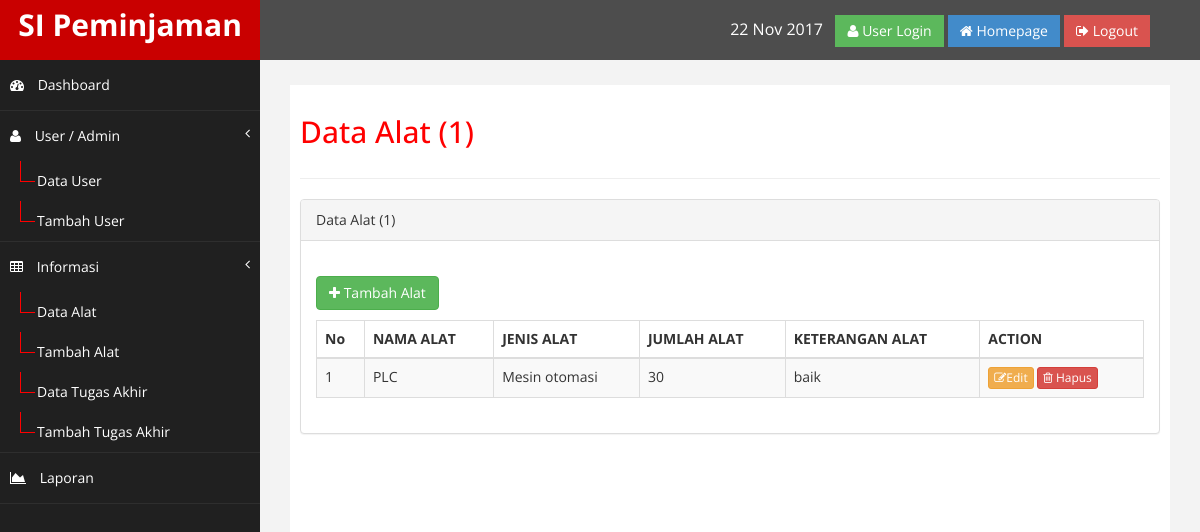
/index.php/admin/informasi, run on the app's committed database.
### tables this page shows
CREATE TABLE `ALAT` (
  `ID_ALAT` int(11) NOT NULL,
  `NAMA_ALAT` varchar(30) DEFAULT NULL,
  `JENIS_ALAT` varchar(30) DEFAULT NULL,
  `JUMLAH_ALAT` int(11) DEFAULT NULL,
  `KETERANGAN_ALAT` varchar(10) DEFAULT NULL
);

### application/views/admin/layout/content.php (called while the page is built)
<?php
	if ($isi) {
		$this->load->view($isi);
	}

### application/views/admin/layout/wrapper.php (called while the page is built)
<?php
require_once('head.php');
require_once('header.php');
require_once('nav.php');
require_once('content.php');
require_once('footer.php');

### application/controllers/admin/Informasi.php (called while the page is built, shortened)
<?php
class Informasi extends CI_Controller {
	public function __construct()
	{
		$this->load->model('informasi_model');
	}
	public function index()
	{
		$alat = $this->informasi_model->listing();
		$data = array('title' => 'Data Alat ('.count($alat).')', 'alat' => $alat, 'isi' => 'admin/informasi/list');
		$this->load->view('admin/layout/wrapper', $data, FALSE);
	}
}

### index.php (called while the page is built, shortened)
<?php
require_once BASEPATH.'core/CodeIgniter.php';

### application/models/Informasi_model.php (called while the page is built, shortened)
<?php
class Informasi_model extends CI_Model {
	public function listing()
	{
		$this->db->select('*');
		$this->db->from('ALAT');
		$this->db->order_by('NAMA_ALAT','DECS');
		$query = $this->db->get();
		return $query->result();
	}
}

### application/views/admin/informasi/list.php (the view, shortened to what this page needs)
<p>
	<a href="<?php echo base_url('index.php/admin/informasi/tambah_alat') ?>" class="btn btn-success">
		<i class="fa fa-plus"></i> Tambah Alat </a>
</p>
<table class="table table-striped table-bordered table-hover" id="dataTables-example">
	<thead>
	    <tr>
	        <th>No</th>
	        <th>NAMA ALAT</th>
	        <th>JENIS ALAT</th>
	        <th>JUMLAH ALAT</th>
	        <th>KETERANGAN ALAT</th>
	        <th>ACTION</th>
	    </tr>
	</thead>
	<tbody>
	<?php $i = 1; foreach ($alat as $alat) { ?>
		<tr>
	        <td><?php echo $i ?></td>
	        <td><?php echo $alat->NAMA_ALAT ?></td>
	        <td><?php echo $alat->JENIS_ALAT ?></td>
	        <td><?php echo $alat->JUMLAH_ALAT ?></td>
	        <td><?php echo $alat->KETERANGAN_ALAT ?></td>
	        <td>
	        <a href="<?php echo base_url('index.php/admin/informasi/edit_alat/'.$alat->NAMA_ALAT) ?>" class="btn btn-warning btn-xs"><i class="fa fa-edit"></i>Edit</a>
	        <?php include('delete_alat.php'); ?>
	        </td>
	    </tr>
	<?php $i++; } ?>
	</tbody>
</table>

### application/views/admin/informasi/delete_alat.php (shortened to what this page needs)
<button class="btn btn-danger btn-xs" data-toggle="modal" data-target="#myModal"><i class="fa fa-trash-o"></i> Hapus </button>

### assets/admin/assets/css/custom.css (style rules this page uses)
body { font-family: 'Open Sans', sans-serif; }
p { font-size:16px; line-height:25px; padding-top:20px; }

### data on the page
alat: NAMA_ALAT "PLC", JENIS_ALAT "Mesin otomasi", JUMLAH_ALAT "30", KETERANGAN_ALAT "baik"

### other printed values
$title "Data Alat (1)"
